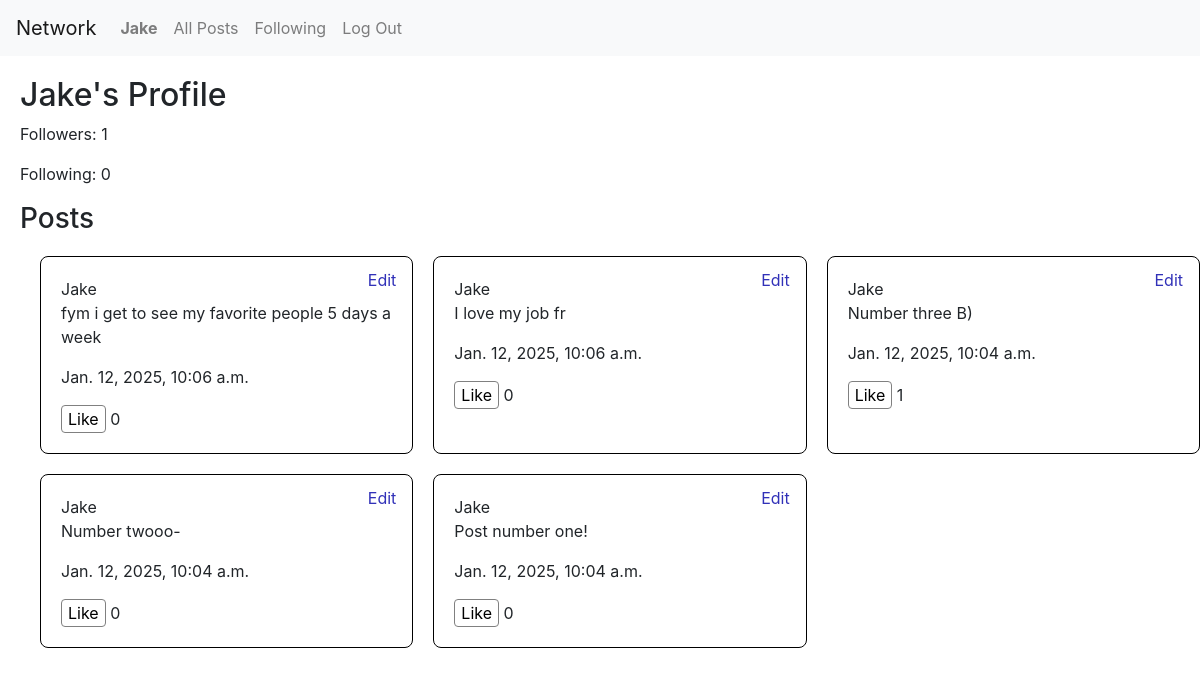
The page /profile/Jake (signed in) on the database its author committed.
### network/models.py (models this page shows, shortened)
class User(AbstractUser):
    name = models.CharField(max_length=64, blank=True)
    following = models.ManyToManyField('self', symmetrical=False, related_name='followers')

class Post(models.Model):
    user = models.ForeignKey(User, on_delete=models.CASCADE, related_name='posts')  #link post to the user
    body = models.TextField()
    timestamp = models.DateTimeField(auto_now_add=True) #automatically sets the time
    likes = models.ManyToManyField(User, related_name="liked_posts", blank=True)

### network/views.py (the view)
# urls.py: path("profile/<str:username>", views.profile_view, name="profile"),
@login_required(login_url="/login", redirect_field_name=None)
def profile_view(request, username):
    user_profile = User.objects.get(username = username)
    posts = user_profile.posts.all().order_by('-timestamp')
    is_following = request.user.following.filter(username=username).exists()
    return render(request, "network/profile.html", {
         "profile": user_profile,
        "posts": posts,
        "followers_count": user_profile.followers.count(),
        "following_count": user_profile.following.count(),
        "is_following": is_following,
        "is_self": request.user == user_profile
    })

### network/templates/network/profile.html (shortened to what this page needs)
{% extends "network/layout.html" %} {% block body %}
<div class="profile-container">
	<h2>{{ profile.username }}'s Profile</h2>
	<div class="stats">
		<p>Followers: {{ followers_count }}</p>
		<p>Following: {{ following_count }}</p>
	</div>
	<h3>Posts</h3>
	<div class="posts-container">
		{% for post in posts %}
		<div class="post" id="post-{{ post.id }}">
			<a href="{% url 'profile' post.user.username %}"
				>{{ post.user.username }}</a
			>
			<div class="post-content" id="content-{{ post.id }}">
				<p class="post-body" id="post-body-{{ post.id }}">{{post.body}}</p>
				{% if user == post.user %}
				<button class="edit-btn" data-post-id="{{ post.id }}">Edit</button>
				{% endif %}
			</div>
			<p>{{post.timestamp}}</p>
			{% if user.is_authenticated %}
			<button class="like-btn" data-post-id="{{ post.id }}">
				{% if user in post.likes.all %} Unlike {% else %} Like {% endif %}
			</button>
			{% endif %}
			<span id="likes-{{ post.id }}" class="likes-count"
				>{{ post.likes.count }}</span
			>
		</div>
		{% empty %}
		<p>No posts yet.</p>
		{% endfor %}
	</div>
</div>
{% endblock %}

### network/templates/network/layout.html (shortened to what this page needs)
{% load static %}
<!DOCTYPE html>
<html lang="en">
	<head>
		<link
			rel="stylesheet"
			href="https://stackpath.bootstrapcdn.com/bootstrap/4.4.1/css/bootstrap.min.css"
		/>
		<link href="{% static 'network/styles.css' %}" rel="stylesheet" />
	</head>
	<body>
		<nav class="navbar navbar-expand-lg navbar-light bg-light">
			<a class="navbar-brand" href="#">Network</a>
			<div class="layout-div">
				<ul class="navbar-nav mr-auto">
					{% if user.is_authenticated %}
					<li class="nav-item">
						<a class="nav-link" href="#"
							><strong>{{ user.username }}</strong></a
						>
					</li>
					{% endif %}
					<li class="nav-item">
						<a class="nav-link" href="{% url 'index' %}">All Posts</a>
					</li>
					{% if user.is_authenticated %}
					<li class="nav-item">
						<a class="nav-link" href="{% url 'following' %}">Following</a>
					</li>
					<li class="nav-item">
						<a class="nav-link" href="{% url 'logout' %}">Log Out</a>
					</li>
					{% endif %}
				</ul>
			</div>
		</nav>
		<div class="body">{% block body %} {% endblock %}</div>
	</body>
</html>

### network/static/network/styles.css (style rules this page uses)
.profile-container { padding-left: 20px; padding-top: 20px; word-wrap: break-word; }
.posts-container { list-style-type: none; padding-left: 20px; margin-top: 20px; display: grid; grid-template-columns: repeat(auto-fit, minmax(300px, 1fr)); gap: 20px; }
.post { padding: 20px; width: auto; border: 1px solid black; height: auto; border-radius: 8px; word-wrap: break-word; overflow-wrap: break-word; position: relative; }
.edit-btn { right: 10px; top: 10px; margin-bottom: 20px; background-color: transparent; border: none; position: absolute; color: rgb(49, 49, 184); }
a { color: inherit; }
button { background-color: transparent; border: 1px gray solid; border-radius: 4px; }

### rows shown on the page
User: username "Jake"
Post: user.username "Jake", body "fym i get to see my favorite people 5 days a week", timestamp "Jan. 12, 2025, 10:06 a.m.", shows "Like", likes.count "0"
Post: user.username "Jake", body "I love my job fr", timestamp "Jan. 12, 2025, 10:06 a.m.", shows "Like", likes.count "0"
Post: user.username "Jake", body "Number three B)", timestamp "Jan. 12, 2025, 10:04 a.m.", shows "Like", likes.count "1"
Post: user.username "Jake", body "Number twooo-", timestamp "Jan. 12, 2025, 10:04 a.m.", shows "Like", likes.count "0"
Post: user.username "Jake", body "Post number one!", timestamp "Jan. 12, 2025, 10:04 a.m.", shows "Like", likes.count "0"

### other values the page prints
{{ followers_count }} "1"
{{ following_count }} "0"
